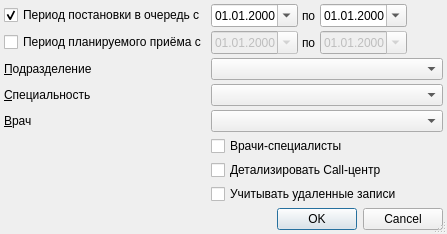
<?xml version="1.0" encoding="UTF-8"?>
<ui version="4.0">
 <class>PreRecordUsersSetupDialog</class>
 <widget class="QDialog" name="PreRecordUsersSetupDialog">
  <property name="windowModality">
   <enum>Qt::ApplicationModal</enum>
  </property>
  <property name="geometry">
   <rect>
    <x>0</x>
    <y>0</y>
    <width>447</width>
    <height>222</height>
   </rect>
  </property>
  <property name="windowTitle">
   <string>параметры отчёта</string>
  </property>
  <property name="sizeGripEnabled">
   <bool>true</bool>
  </property>
  <layout class="QGridLayout" name="gridLayout">
   <property name="leftMargin">
    <number>4</number>
   </property>
   <property name="topMargin">
    <number>4</number>
   </property>
   <property name="rightMargin">
    <number>4</number>
   </property>
   <property name="bottomMargin">
    <number>4</number>
   </property>
   <property name="spacing">
    <number>4</number>
   </property>
   <item row="4" column="1" colspan="4">
    <widget class="CPersonComboBoxEx" name="cmbPerson"/>
   </item>
   <item row="6" column="1" colspan="4">
    <widget class="QCheckBox" name="chkDetailCallCenter">
     <property name="text">
      <string>Детализировать Call-центр</string>
     </property>
    </widget>
   </item>
   <item row="2" column="0">
    <widget class="QLabel" name="lblOrgStructure">
     <property name="text">
      <string>&amp;Подразделение</string>
     </property>
     <property name="buddy">
      <cstring>cmbOrgStructure</cstring>
     </property>
    </widget>
   </item>
   <item row="0" column="1">
    <widget class="CDateEdit" name="edtBegRecordDate">
     <property name="enabled">
      <bool>true</bool>
     </property>
     <property name="sizePolicy">
      <sizepolicy hsizetype="Maximum" vsizetype="Fixed">
       <horstretch>0</horstretch>
       <verstretch>0</verstretch>
      </sizepolicy>
     </property>
     <property name="displayFormat">
      <string>dd.MM.yyyy</string>
     </property>
     <property name="calendarPopup">
      <bool>true</bool>
     </property>
    </widget>
   </item>
   <item row="8" column="0" colspan="5">
    <widget class="QDialogButtonBox" name="buttonBox">
     <property name="orientation">
      <enum>Qt::Horizontal</enum>
     </property>
     <property name="standardButtons">
      <set>QDialogButtonBox::Cancel|QDialogButtonBox::Ok</set>
     </property>
    </widget>
   </item>
   <item row="1" column="1">
    <widget class="CDateEdit" name="edtBegScheduleDate">
     <property name="enabled">
      <bool>false</bool>
     </property>
     <property name="sizePolicy">
      <sizepolicy hsizetype="Maximum" vsizetype="Fixed">
       <horstretch>0</horstretch>
       <verstretch>0</verstretch>
      </sizepolicy>
     </property>
     <property name="displayFormat">
      <string>dd.MM.yyyy</string>
     </property>
     <property name="calendarPopup">
      <bool>true</bool>
     </property>
    </widget>
   </item>
   <item row="7" column="0">
    <spacer name="spacer_2">
     <property name="orientation">
      <enum>Qt::Vertical</enum>
     </property>
     <property name="sizeHint" stdset="0">
      <size>
       <width>21</width>
       <height>0</height>
      </size>
     </property>
    </spacer>
   </item>
   <item row="3" column="0">
    <widget class="QLabel" name="lblSpeciality">
     <property name="text">
      <string>&amp;Специальность</string>
     </property>
     <property name="buddy">
      <cstring>cmbSpeciality</cstring>
     </property>
    </widget>
   </item>
   <item row="1" column="2">
    <widget class="QLabel" name="lblEndScheduleDate">
     <property name="sizePolicy">
      <sizepolicy hsizetype="Maximum" vsizetype="Preferred">
       <horstretch>0</horstretch>
       <verstretch>0</verstretch>
      </sizepolicy>
     </property>
     <property name="text">
      <string>по</string>
     </property>
    </widget>
   </item>
   <item row="0" column="2">
    <widget class="QLabel" name="lblEndRecordDate">
     <property name="sizePolicy">
      <sizepolicy hsizetype="Maximum" vsizetype="Preferred">
       <horstretch>0</horstretch>
       <verstretch>0</verstretch>
      </sizepolicy>
     </property>
     <property name="text">
      <string>по</string>
     </property>
     <property name="buddy">
      <cstring>edtEndRecordDate</cstring>
     </property>
    </widget>
   </item>
   <item row="1" column="0">
    <widget class="QCheckBox" name="chkSchedulePeriod">
     <property name="text">
      <string>Период планируемого приёма с</string>
     </property>
     <property name="checked">
      <bool>false</bool>
     </property>
    </widget>
   </item>
   <item row="3" column="1" colspan="4">
    <widget class="CRBComboBox" name="cmbSpeciality">
     <property name="whatsThis">
      <string>&lt;html&gt;&lt;head&gt;&lt;meta name=&quot;qrichtext&quot; content=&quot;1&quot; /&gt;&lt;style type=&quot;text/css&quot;&gt;
p, li { white-space: pre-wrap; }
&lt;/style&gt;&lt;/head&gt;&lt;body style=&quot; font-family:'MS Shell Dlg 2'; font-size:8.25pt; font-weight:400; font-style:normal;&quot;&gt;
&lt;p style=&quot;-qt-paragraph-type:empty; margin-top:0px; margin-bottom:0px; margin-left:0px; margin-right:0px; -qt-block-indent:0; text-indent:0px;&quot;&gt;&lt;/p&gt;&lt;/body&gt;&lt;/html&gt;</string>
     </property>
    </widget>
   </item>
   <item row="4" column="0">
    <widget class="QLabel" name="lblPerson">
     <property name="text">
      <string>&amp;Врач</string>
     </property>
     <property name="buddy">
      <cstring>cmbPerson</cstring>
     </property>
    </widget>
   </item>
   <item row="0" column="3" colspan="2">
    <widget class="CDateEdit" name="edtEndRecordDate">
     <property name="enabled">
      <bool>true</bool>
     </property>
     <property name="sizePolicy">
      <sizepolicy hsizetype="Maximum" vsizetype="Fixed">
       <horstretch>0</horstretch>
       <verstretch>0</verstretch>
      </sizepolicy>
     </property>
     <property name="displayFormat">
      <string>dd.MM.yyyy</string>
     </property>
     <property name="calendarPopup">
      <bool>true</bool>
     </property>
    </widget>
   </item>
   <item row="1" column="3" colspan="2">
    <widget class="CDateEdit" name="edtEndScheduleDate">
     <property name="enabled">
      <bool>false</bool>
     </property>
     <property name="sizePolicy">
      <sizepolicy hsizetype="Maximum" vsizetype="Fixed">
       <horstretch>0</horstretch>
       <verstretch>0</verstretch>
      </sizepolicy>
     </property>
     <property name="displayFormat">
      <string>dd.MM.yyyy</string>
     </property>
     <property name="calendarPopup">
      <bool>true</bool>
     </property>
    </widget>
   </item>
   <item row="2" column="1" colspan="4">
    <widget class="COrgStructureComboBox" name="cmbOrgStructure"/>
   </item>
   <item row="0" column="0">
    <widget class="QCheckBox" name="chkRecordPeriod">
     <property name="text">
      <string>Период постановки в очередь с</string>
     </property>
     <property name="checked">
      <bool>true</bool>
     </property>
    </widget>
   </item>
   <item row="5" column="1" colspan="4">
    <widget class="QCheckBox" name="chkSpecialityFilter">
     <property name="text">
      <string>Врачи-специалисты</string>
     </property>
    </widget>
   </item>
   <item row="7" column="1" colspan="4">
    <widget class="QCheckBox" name="chkShowDeleted">
     <property name="text">
      <string>Учитывать удаленные записи</string>
     </property>
    </widget>
   </item>
  </layout>
 </widget>
 <customwidgets>
  <customwidget>
   <class>COrgStructureComboBox</class>
   <extends>QComboBox</extends>
   <header>Orgs/OrgStructComboBoxes.h</header>
  </customwidget>
  <customwidget>
   <class>CRBComboBox</class>
   <extends>QComboBox</extends>
   <header>library/crbcombobox.h</header>
  </customwidget>
  <customwidget>
   <class>CDateEdit</class>
   <extends>QDateEdit</extends>
   <header>library/DateEdit</header>
  </customwidget>
  <customwidget>
   <class>CPersonComboBoxEx</class>
   <extends>QComboBox</extends>
   <header>Orgs/PersonComboBoxEx.h</header>
  </customwidget>
 </customwidgets>
 <tabstops>
  <tabstop>chkRecordPeriod</tabstop>
  <tabstop>edtBegRecordDate</tabstop>
  <tabstop>edtEndRecordDate</tabstop>
  <tabstop>chkSchedulePeriod</tabstop>
  <tabstop>edtBegScheduleDate</tabstop>
  <tabstop>edtEndScheduleDate</tabstop>
  <tabstop>cmbOrgStructure</tabstop>
  <tabstop>cmbSpeciality</tabstop>
  <tabstop>cmbPerson</tabstop>
  <tabstop>chkSpecialityFilter</tabstop>
  <tabstop>chkDetailCallCenter</tabstop>
  <tabstop>buttonBox</tabstop>
 </tabstops>
 <resources/>
 <connections>
  <connection>
   <sender>chkRecordPeriod</sender>
   <signal>toggled(bool)</signal>
   <receiver>edtBegRecordDate</receiver>
   <slot>setEnabled(bool)</slot>
   <hints>
    <hint type="sourcelabel">
     <x>144</x>
     <y>12</y>
    </hint>
    <hint type="destinationlabel">
     <x>222</x>
     <y>15</y>
    </hint>
   </hints>
  </connection>
  <connection>
   <sender>chkRecordPeriod</sender>
   <signal>toggled(bool)</signal>
   <receiver>edtEndRecordDate</receiver>
   <slot>setEnabled(bool)</slot>
   <hints>
    <hint type="sourcelabel">
     <x>106</x>
     <y>13</y>
    </hint>
    <hint type="destinationlabel">
     <x>313</x>
     <y>13</y>
    </hint>
   </hints>
  </connection>
  <connection>
   <sender>chkSchedulePeriod</sender>
   <signal>toggled(bool)</signal>
   <receiver>edtBegScheduleDate</receiver>
   <slot>setEnabled(bool)</slot>
   <hints>
    <hint type="sourcelabel">
     <x>100</x>
     <y>35</y>
    </hint>
    <hint type="destinationlabel">
     <x>211</x>
     <y>47</y>
    </hint>
   </hints>
  </connection>
  <connection>
   <sender>chkSchedulePeriod</sender>
   <signal>toggled(bool)</signal>
   <receiver>edtEndScheduleDate</receiver>
   <slot>setEnabled(bool)</slot>
   <hints>
    <hint type="sourcelabel">
     <x>107</x>
     <y>45</y>
    </hint>
    <hint type="destinationlabel">
     <x>306</x>
     <y>44</y>
    </hint>
   </hints>
  </connection>
  <connection>
   <sender>buttonBox</sender>
   <signal>accepted()</signal>
   <receiver>PreRecordUsersSetupDialog</receiver>
   <slot>accept()</slot>
   <hints>
    <hint type="sourcelabel">
     <x>222</x>
     <y>180</y>
    </hint>
    <hint type="destinationlabel">
     <x>196</x>
     <y>205</y>
    </hint>
   </hints>
  </connection>
  <connection>
   <sender>buttonBox</sender>
   <signal>rejected()</signal>
   <receiver>PreRecordUsersSetupDialog</receiver>
   <slot>reject()</slot>
   <hints>
    <hint type="sourcelabel">
     <x>328</x>
     <y>194</y>
    </hint>
    <hint type="destinationlabel">
     <x>328</x>
     <y>204</y>
    </hint>
   </hints>
  </connection>
  <connection>
   <sender>chkSchedulePeriod</sender>
   <signal>clicked()</signal>
   <receiver>edtBegScheduleDate</receiver>
   <slot>setFocus()</slot>
   <hints>
    <hint type="sourcelabel">
     <x>94</x>
     <y>41</y>
    </hint>
    <hint type="destinationlabel">
     <x>218</x>
     <y>45</y>
    </hint>
   </hints>
  </connection>
  <connection>
   <sender>chkRecordPeriod</sender>
   <signal>clicked()</signal>
   <receiver>edtBegRecordDate</receiver>
   <slot>setFocus()</slot>
   <hints>
    <hint type="sourcelabel">
     <x>117</x>
     <y>13</y>
    </hint>
    <hint type="destinationlabel">
     <x>254</x>
     <y>12</y>
    </hint>
   </hints>
  </connection>
 </connections>
</ui>
